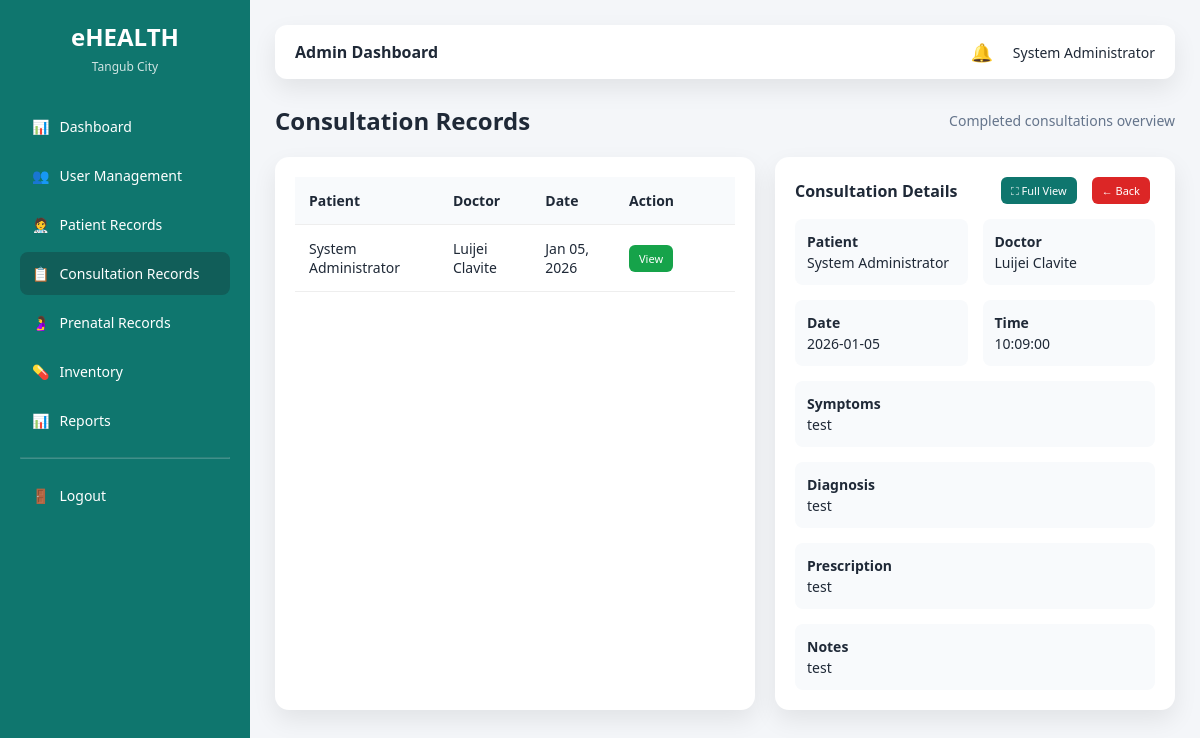
Page /admin/consultations.php?view=1 (signed in) on the committed database.
### tables this page shows
CREATE TABLE `consultations` (
  `consultation_id` int(11) NOT NULL,
  `appointment_id` int(11) NOT NULL,
  `doctor_id` int(11) NOT NULL,
  `patient_id` int(11) NOT NULL,
  `symptoms` text DEFAULT NULL,
  `diagnosis` text DEFAULT NULL,
  `prescription` text DEFAULT NULL,
  `notes` text DEFAULT NULL,
  `created_at` timestamp NOT NULL DEFAULT current_timestamp()
);

CREATE TABLE `users` (
  `user_id` int(11) NOT NULL,
  `full_name` varchar(100) NOT NULL,
  `email` varchar(100) NOT NULL,
  `password` varchar(255) NOT NULL,
  `role` enum('admin','staff','doctor','patient') NOT NULL,
  `status` enum('active','inactive') DEFAULT 'active',
  `created_at` timestamp NOT NULL DEFAULT current_timestamp()
);

CREATE TABLE `appointments` (
  `appointment_id` int(11) NOT NULL,
  `patient_id` int(11) NOT NULL,
  `doctor_id` int(11) NOT NULL,
  `appointment_date` date NOT NULL,
  `appointment_time` time NOT NULL,
  `reason` text DEFAULT NULL,
  `qr_code` varchar(255) DEFAULT NULL,
  `status` enum('Pending','Approved','Completed','Cancelled') DEFAULT 'Pending',
  `created_at` timestamp NOT NULL DEFAULT current_timestamp()
);

### admin/consultations.php (the view, shortened to what this page needs)
<?php
require_once "../config/database.php";
$consultations = mysqli_query($conn, "
    SELECT
        c.consultation_id,
        u.full_name AS patient_name,
        d.full_name AS doctor_name,
        a.appointment_date,
        a.appointment_time
    FROM consultations c
    JOIN appointments a ON c.appointment_id = a.appointment_id
    JOIN users u ON a.patient_id = u.user_id
    JOIN users d ON a.doctor_id = d.user_id
    ORDER BY c.created_at DESC
");
$viewId   = $_GET['view'] ?? null;
$fullView = isset($_GET['full']) && $viewId;
$consultation = null;
if ($viewId) {
    $stmt = $conn->prepare("
        SELECT
            u.full_name AS patient_name,
            d.full_name AS doctor_name,
            a.appointment_date,
            a.appointment_time,
            c.symptoms,
            c.diagnosis,
            c.prescription,
            c.notes
        FROM consultations c
        JOIN appointments a ON c.appointment_id = a.appointment_id
        JOIN users u ON a.patient_id = u.user_id
        JOIN users d ON a.doctor_id = d.user_id
        WHERE c.consultation_id = ?
    ");
    $stmt->bind_param("i", $viewId);
    $stmt->execute();
    $consultation = $stmt->get_result()->fetch_assoc();
}
?>
<!DOCTYPE html>
<html>
<head>
    <link rel="stylesheet" href="../assets/css/ui.css">
</head>
<body>
<div class="layout">
<?php require_once "../layouts/sidebar.php"; ?>
<main class="main">
<?php require_once "../layouts/topbar.php"; ?>
<div class="page-header">
    <h2>Consultation Records</h2>
    <p style="color:#64748b;font-size:14px;">
        Completed consultations overview
    </p>
</div>
<div class="split">
<?php if (!$fullView): ?>
<div class="card">
<table>
<thead>
<tr>
    <th>Patient</th>
    <th>Doctor</th>
    <th>Date</th>
    <th style="width:120px;">Action</th>
</tr>
</thead>
<tbody>
<?php while ($c = mysqli_fetch_assoc($consultations)): ?>
<tr>
    <td><?= htmlspecialchars($c['patient_name']) ?></td>
    <td><?= htmlspecialchars($c['doctor_name']) ?></td>
    <td><?= date("M d, Y", strtotime($c['appointment_date'])) ?></td>
    <td>
        <a href="?view=<?= $c['consultation_id'] ?>" class="btn btn-success btn-sm">
            View
        </a>
    </td>
</tr>
<?php endwhile; ?>
</tbody>
</table>
</div>
<?php endif; ?>
<?php if ($consultation): ?>
<div class="card">
<div class="detail-header">
    <strong>Consultation Details</strong>
    <div class="actions">
        <?php if (!$fullView): ?>
            <a href="?view=<?= $viewId ?>&full=1" class="btn btn-primary btn-sm">
                ⛶ Full View
            </a>
        <?php endif; ?>
        <a href="consultations.php" class="btn btn-danger btn-sm">
            ← Back
        </a>
    </div>
</div>
<div class="detail-grid">
    <div class="detail-box"><strong>Patient</strong><br><?= $consultation['patient_name'] ?></div>
    <div class="detail-box"><strong>Doctor</strong><br><?= $consultation['doctor_name'] ?></div>
    <div class="detail-box"><strong>Date</strong><br><?= $consultation['appointment_date'] ?></div>
    <div class="detail-box"><strong>Time</strong><br><?= $consultation['appointment_time'] ?></div>
    <div class="detail-box full"><strong>Symptoms</strong><br><?= nl2br($consultation['symptoms'] ?? '—') ?></div>
    <div class="detail-box full"><strong>Diagnosis</strong><br><?= nl2br($consultation['diagnosis'] ?? '—') ?></div>
    <div class="detail-box full"><strong>Prescription</strong><br><?= nl2br($consultation['prescription'] ?? '—') ?></div>
    <div class="detail-box full"><strong>Notes</strong><br><?= nl2br($consultation['notes'] ?? '—') ?></div>
</div>
</div>
<?php endif; ?>
</div>
</main>
</div>
</body>
</html>

### assets/css/ui.css (style rules this page uses)
:root { --primary: #0f766e; --primary-dark: #115e59; --background: #f4f6f9; --card-bg: #ffffff; --text-dark: #1f2937; --accent: #f59e0b; --danger: #dc2626; --success: #16a34a; --shadow: 0 10px 25px rgba(0,0,0,0.08); }
* { margin: 0; padding: 0; box-sizing: border-box; font-family: "Segoe UI", Tahoma, sans-serif; }
a { text-decoration: none; }
body { background: var(--background); color: var(--text-dark); }
.btn-primary { background: var(--primary); color: #fff; border: none; padding: 10px 16px; border-radius: 8px; cursor: pointer; transition: 0.2s ease; }
.btn-danger { background: var(--danger); color: #fff; border: none; padding: 10px 16px; border-radius: 8px; cursor: pointer; transition: 0.2s ease; }
.btn { padding: 6px 10px; border-radius: 6px; font-size: 12px; text-decoration: none; margin-right: 5px; display: inline-block; }
.btn-success { background: #16a34a; color: #fff; }
.btn-danger { background: #dc2626; color: #fff; }
.btn-sm { font-size: 11px; }
.layout { display: flex; min-height: 100vh; }
.main { flex: 1; padding: 25px; background: var(--background); overflow-y: auto; }
.page-header { display: flex; justify-content: space-between; align-items: center; margin-bottom: 20px; }
.card { background: #ffffff; padding: 20px; border-radius: 14px; box-shadow: var(--shadow); }
table { width: 100%; border-collapse: collapse; }
table th, table td { padding: 14px; border-bottom: 1px solid #eee; text-align: left; font-size: 14px; }
table th { background: #f8fafc; font-weight: 600; }

### rows in the picture
consultations: users.full_name "System Administrator", users.full_name "Luijei Clavite", appointment.appointment_date "Jan 05, 2026", appointment.appointment_date "2026-01-05", appointment.appointment_time "10:09:00", symptoms "test", diagnosis "test", prescription "test", notes "test"

### other values in the picture
$role "Admin"
$full_name "System Administrator"
